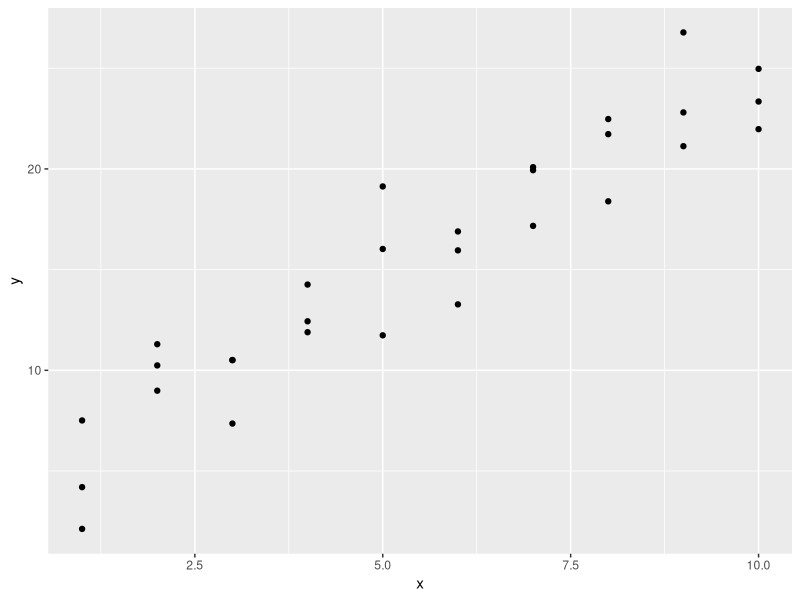
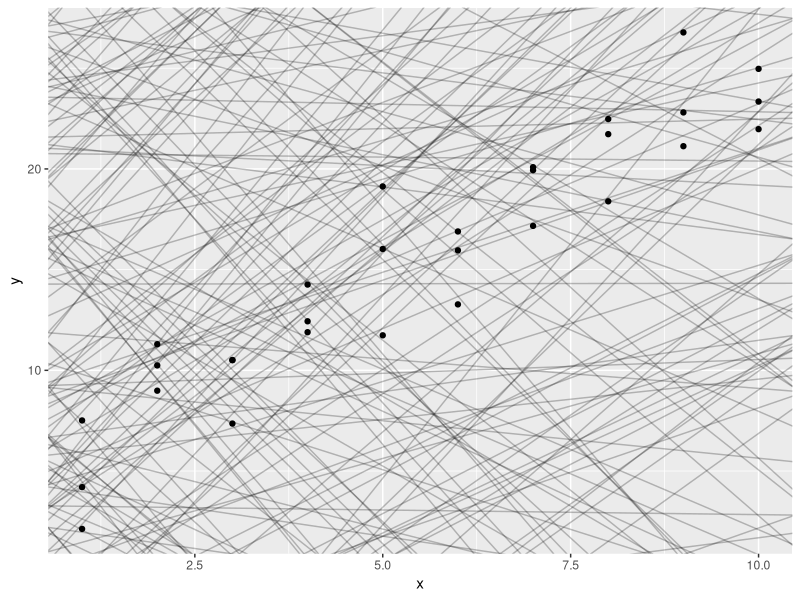
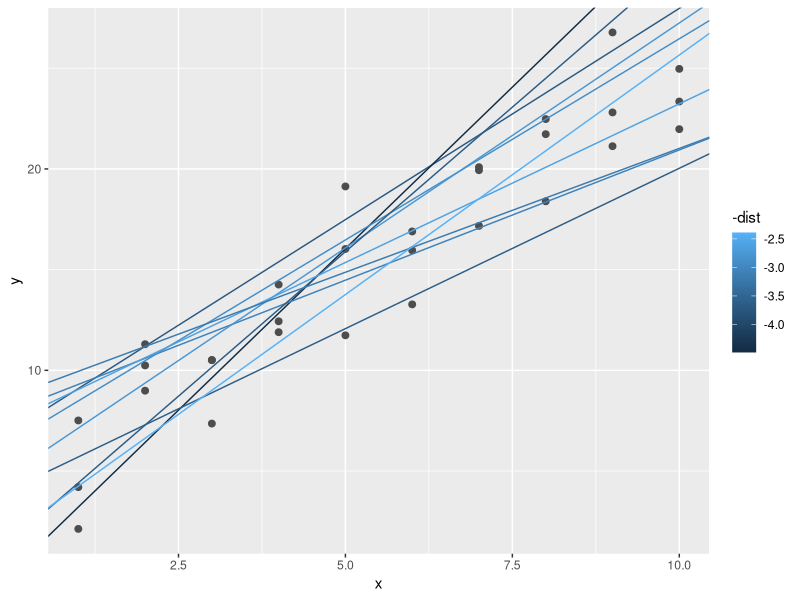
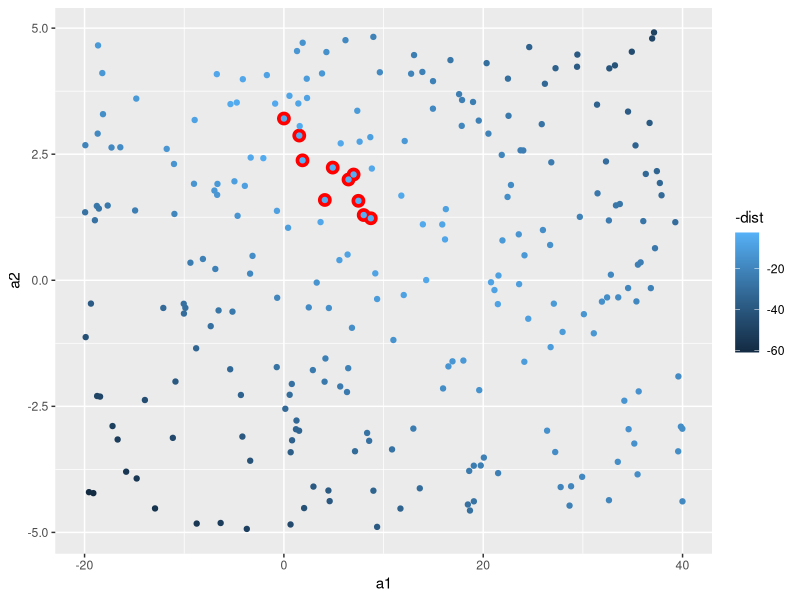
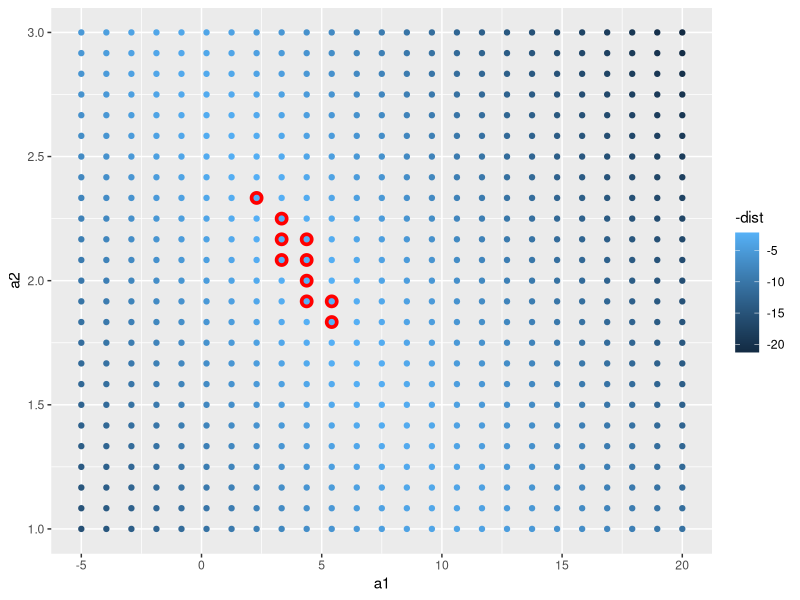
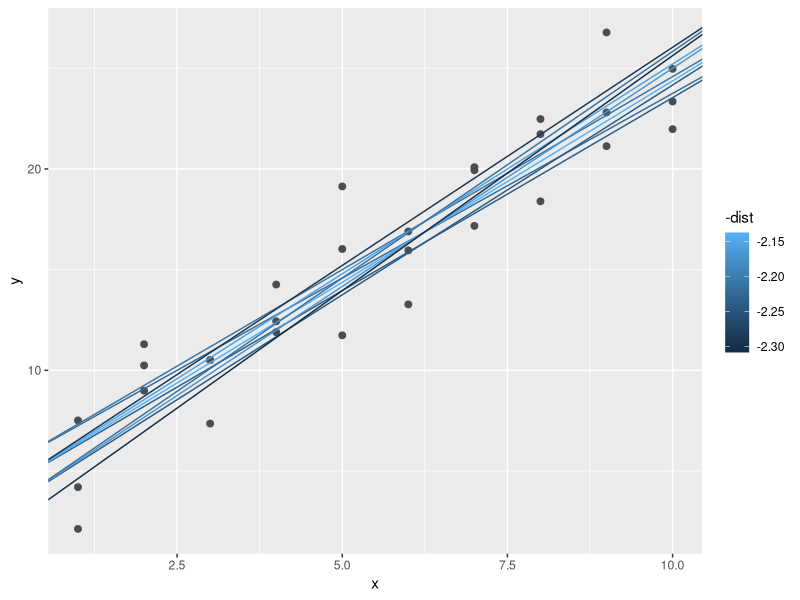
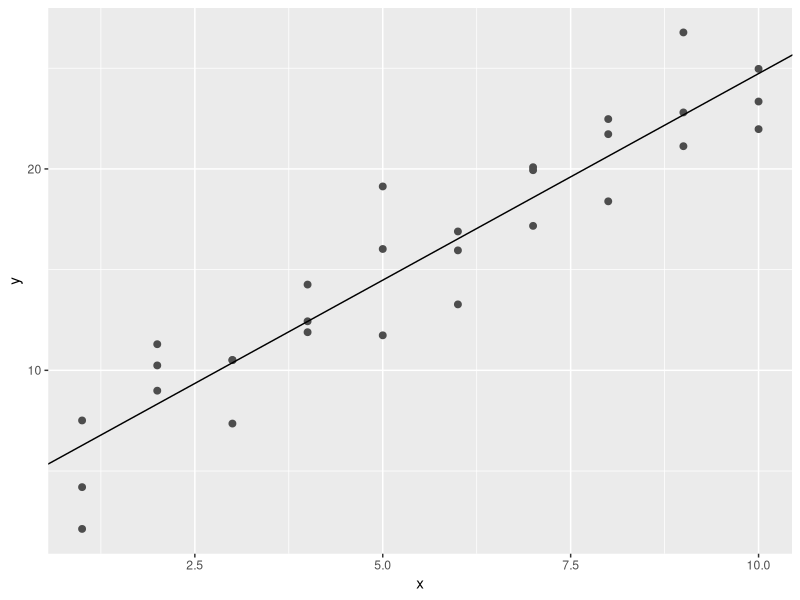
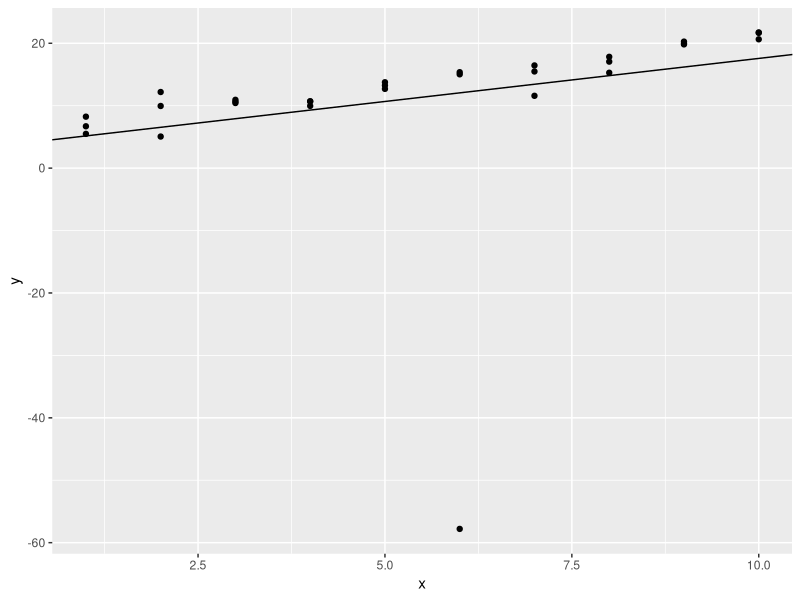

Generate these figures, in order, with R: (Note: this script raises an error after producing the figures.)
library(tidyverse)
library(modelr)
options(na.action = na.warn)

ggplot(sim1, aes(x, y)) +
  geom_point()

#randomly generate models
models <- tibble(
  a1 = runif(250, -20, 40),
  a2 = runif(250, -5, 5)
)

ggplot(sim1, aes(x, y)) +
  geom_abline(
    aes(intercept = a1, slope = a2),
    data = models, alpha = 1/4
) +
  geom_point()

#model y prediction (linear slope)
model1 <- function(a, data) {
  a[1] + data$x * a[2]
}

model1(c(7, 1.5), sim1)

#rms'ing it
measure_distance <- function(mod, data) {
  diff <- data$y - model1(mod, data)
  sqrt(mean(diff ^2))
}
measure_distance(c(7, 1.5), sim1)

#helper function to run modelling across lots of models
sim1_dist <- function(a1, a2) {
  measure_distance(c(a1, a2), sim1)
}

models <- models %>% 
  mutate(dist = purrr::map2_dbl(a1, a2, sim1_dist))
models

#overlay top 10 best models
ggplot(sim1, aes(x, y)) +
  geom_point(size = 2, color = "grey30") +
  geom_abline(
    aes(intercept = a1, slope = a2, color = -dist),
    data = filter(models, rank(dist) <= 10)
  )

#show models and distance
ggplot(models, aes(a1, a2)) +
  geom_point(
    data = filter(models, rank(dist) <= 10),
    size = 4, color = "red"
  ) +
  geom_point(aes(color = -dist))

##doing a grid version
grid <- expand.grid(
  a1 = seq(-5, 20, length = 25),
  a2 = seq(1, 3, length = 25)
) %>% 
  mutate(dist = purrr::map2_dbl(a1, a2, sim1_dist))

grid %>% 
  ggplot(aes(a1, a2)) +
  geom_point(
    data = filter(grid, rank(dist) <= 10),
    size = 4, color = "red"
  ) +
  geom_point(aes(color = -dist))

#overlay back onto data
ggplot(sim1, aes(x, y)) +
  geom_point(size = 2, color = "grey30") +
  geom_abline(
    aes(intercept = a1, slope = a2, color = -dist),
    data = filter(grid, rank(dist) <= 10)
  )

#optimisation of model using Newton-Raphson
best <- optim(c(0, 0), measure_distance, data = sim1)
best$par

ggplot(sim1, aes(x, y)) +
  geom_point(size = 2, color = "grey30") +
  geom_abline(intercept = best$par[1], slope = best$par[2])

##using lm
sim1_mod <- lm(y ~ x, data = sim1)
coef(sim1_mod)

#exercises p 353
#1
sim1a <- tibble(
  x = rep(1:10, each = 3),
  y = x * 1.5 + 6 + rt(length(x), df = 2)
)
sim1a_mod <- lm(y ~ x, data = sim1a)
sim1a_coef <- coef(sim1a_mod)

ggplot(sim1a, aes(x, y)) +
  geom_point() +
  geom_abline(intercept = sim1a_coef[1], slope = sim1a_coef[2])
#outliers do affect the slope

#2
#ame ing it
#model y prediction (linear slope)
make_prediction <- function(a, data) {
  a[1] + data$x * a[2]
}

measure_distance <- function(mod, data) {
  diff <- data$y - make_prediction(mod, data)
  mean(abs(diff))
}
best <- optim(c(0, 0), measure_distance, data = sim1a)

ggplot(sim1a, aes(x, y)) +
  geom_point() +
  geom_abline(intercept = sim1a_coef[1], slope = sim1a_coef[2]) +
  geom_abline(intercept = best$par[1], slope = best$par[2], colour="red",size=2)

#3
#a third dimension - where one vaue is essentially dependent on another and will be different dependent on what one of the two (x^0) variables is allocated
#so an infinite number of combinations with the two values

#visualising models
#grid of values
grid <- sim1 %>% 
  data_grid(x)
grid
sim1

grid <- grid %>% 
  add_predictions(sim1_mod)
grid

ggplot(sim1, aes(x)) +
  geom_point(aes(y = y)) +
  geom_line(
    aes(y = pred),
    data = grid,
    color = "red",
    size = 1
  )

##residuals
sim1_res <- sim1 %>%
  add_residuals(sim1_mod)
sim1_res

ggplot(sim1_res, aes(resid)) +
  geom_freqpoly(binwidth = 0.5)

#recreating plot with residuals
ggplot(sim1_res, aes(x, resid)) +
  geom_ref_line(h = 0) +
  geom_point()

#ex pe 358
#1
loess_mod <- loess(y ~ x, data = sim1)
grid <- sim1 %>% 
  add_predictions(loess_mod)
grid
ggplot(grid) +
  geom_point(aes(x, y)) +
  geom_line(aes(x, pred, color='red')) +
  geom_smooth(aes(x, y, color="blue"))
###it looks like the prediction with loess is the same as geom_smooth

linear_mod <- lm(y ~ x, data = sim1)
grid2 <- sim1 %>% 
  add_predictions(linear_mod)
grid2
ggplot(grid2) +
  geom_point(aes(x, y)) +
  geom_line(aes(x, pred, color='red')) +
  geom_smooth(aes(x, y, color="blue"))

#2
?add_predictions
?gather_predictions

grid3 <- sim1 %>% 
  spread_predictions(loess_mod, linear_mod)
grid3

grid4 <- sim1 %>% 
  gather_predictions(loess_mod, linear_mod)
grid4

#3
?geom_ref_line
ggplot(grid2) +
  geom_point(aes(x, y)) +
  geom_line(aes(x, pred, color='red')) +
  geom_ref_line(h = 15)

grid2a <- grid2 %>% 
  add_residuals(loess_mod)
grid2a
ggplot(grid2a) +
  geom_point(aes(x, resid)) +
  geom_ref_line(h=0)

#4
ggplot(grid2a) +
  geom_freqpoly(aes(resid))

#formulas
#model matrix shows the conversion of formula to function
df <- tribble(
  ~y,   ~x1,    ~x2,
  4,      2,     5,
  5,      1,     6
)
model_matrix(df, y ~ x1)

#explicity drop column using -1
model_matrix(df, y ~ x1 - 1)
model_matrix(df, y~x1 + x2)

df <- tribble(
  ~ sex,  ~ response,
  "male",   1,
  "female", 2,
  "male",   1
)
model_matrix(df, response ~ sex)

#sim2 dataset
ggplot(sim2) +
  geom_point(aes(x, y))

mod2 <- lm(y ~ x, data = sim2)
grid <- sim2 %>% 
  data_grid(x) %>% 
  add_predictions(mod2)
grid

#visualise predictions
ggplot(sim2, aes(x)) +
  geom_point(aes(y = y)) +
  geom_point(
    data = grid,
    aes(y = pred),
    color = "red",
    size = 4
  )

#you cannot make predictions about levels that you didn't observe
tibble(x= "e") %>% 
  add_predictions(mod2)

#continuous + categorical
ggplot(sim3, aes(x1, y)) +
  geom_point(aes(color = x2))

sim3

#independent model
mod1 <- lm(y ~ x1 + x2, data = sim3)
#interaction model
mod2 <- lm(y ~ x1 * x2, data = sim3)

grid <- sim3 %>% 
  data_grid(x1, x2) %>% 
  gather_predictions(mod1, mod2)
grid

ggplot(sim3, aes(x1, y, color = x2)) +
  geom_point() +
  geom_line(data = grid, aes(y = pred)) +
  facet_wrap(~ model)

#map residuals
sim3 <- sim3 %>% 
  gather_residuals(mod1, mod2)

ggplot(sim3, aes(x1, resid, color = x2)) +
  geom_point() +
  facet_grid(model ~ x2)

#continuous interaction
#independent model
mod1 <- lm(y ~ x1 + x2, data = sim4)
#interaction model
mod2 <- lm(y ~ x1 * x2, data = sim4)

grid <- sim4 %>% 
  data_grid(
    x1 = seq_range(x1, 5), 
    x2 = seq_range(x2, 5)) %>% 
  gather_predictions(mod1, mod2)
grid

###seq range interesting values
seq_range(c(0.0123, 0.923423), n = 5)
seq_range(c(0.0123, 0.923423), n = 5, pretty=TRUE)

x1 <- rcauchy(100)
seq_range(x1, n = 5)
seq_range(x1, n = 5, trim = 0.1)
seq_range(x1, n = 5, trim = 0.25)
seq_range(x1, n = 5, trim = 0.5)

x2 <- c(0, 1)
seq_range(x2, n = 5)
seq_range(x2, n = 5, expand = 0.1)
seq_range(x2, n = 5, expand = 0.25)
seq_range(x1, n = 5, expand = 0.5)

#visualize: not so wonderful
ggplot(grid, aes(x1, x2)) +
  geom_tile(aes(fill = pred)) +
  facet_wrap(~ model)
#better - take slices (groups)
ggplot(grid, aes(x1, pred, color = x2, group = x2)) +
  geom_line() +
  facet_wrap(~ model)

ggplot(grid, aes(x2, pred, color = x1, group = x1)) +
  geom_line() +
  facet_wrap(~ model)
